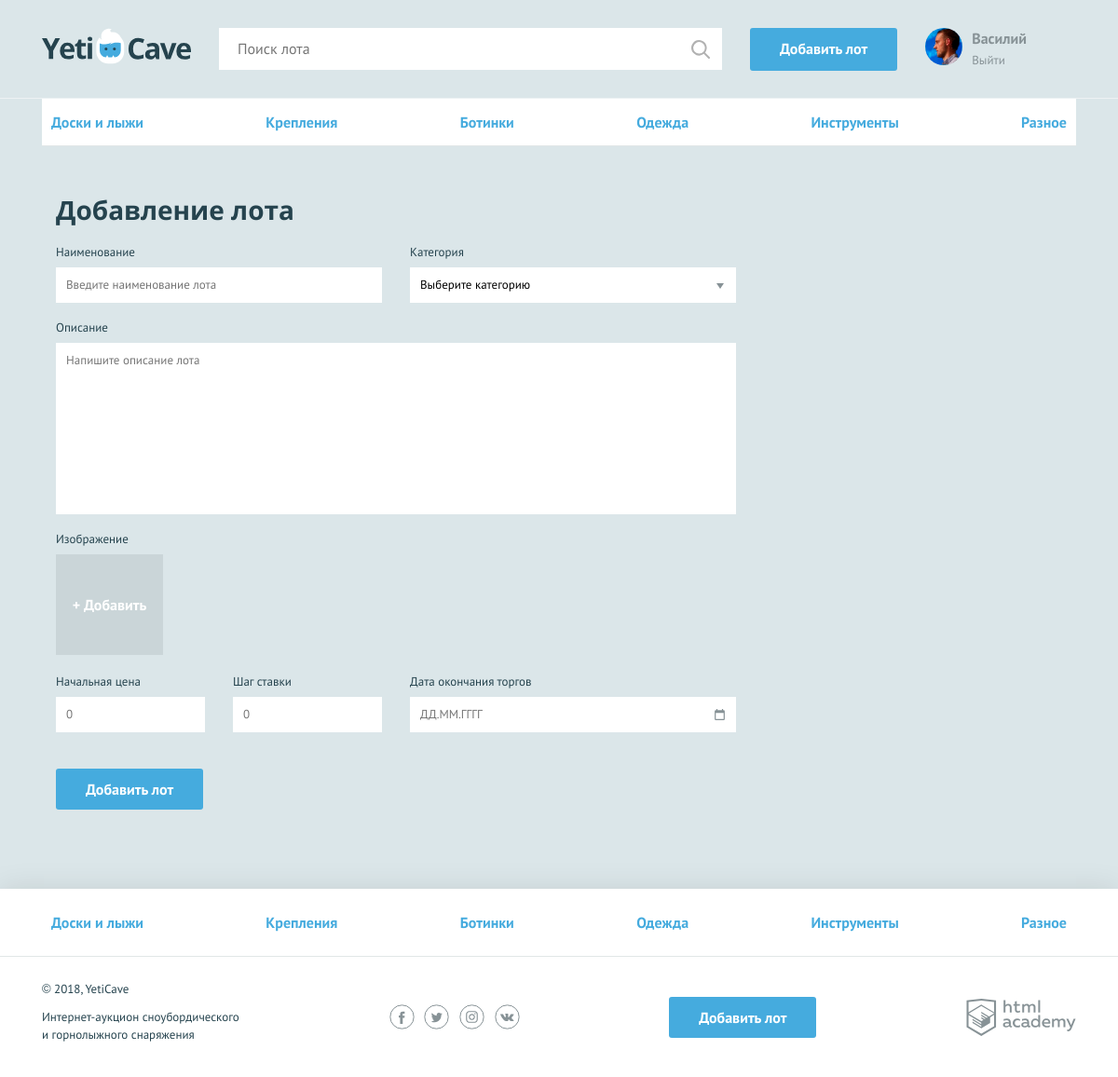
The page /add.php (signed in) on the database its author committed.
### tables this page shows
CREATE TABLE users (
  id                INT UNSIGNED AUTO_INCREMENT PRIMARY KEY,
  registration_date TIMESTAMP     NOT NULL DEFAULT CURRENT_TIMESTAMP,
  email             CHAR(255)     NOT NULL,
  name              CHAR(128)     NOT NULL,
  password          CHAR(255)     NOT NULL,
  avatar_path       CHAR(255),
  contacts          VARCHAR(1000) NOT NULL
);

CREATE TABLE categories (
  id   INT AUTO_INCREMENT PRIMARY KEY,
  name CHAR(128) NOT NULL
);

### functions.php (called while the page is built, shortened)
<?php
function connect_db() {
    $host = '127.0.0.1';
    $user = 'root';
    $password = '';
    $database = 'yeticave';
    $con = mysqli_connect($host, $user, $password, $database);
    mysqli_set_charset($con, 'utf-8');
    return $con;
}
function get_categories($con) {
    $sql = 'SELECT id, name FROM categories';
    $result = mysqli_query($con, $sql);
    return mysqli_fetch_all($result, MYSQLI_ASSOC);
}
function include_template($name, $data) {
    $name = 'templates/' . $name;
    extract($data);
    require_once $name;
    $result = ob_get_clean();
    return $result;
}
function get_user_info($con, $id) {
    $sql = "SELECT email, name, avatar_path FROM users WHERE id = $id";
    $res = mysqli_query($con, $sql);
    $user = mysqli_fetch_assoc($res);
    return [
        'id' => $id,
        'email' => $user['email'],
        'name' => $user['name'],
        'avatar' => $user['avatar_path']
    ];
}

### start_session.php (called while the page is built, shortened)
<?php
require_once 'functions.php';
$con = connect_db();
if (isset($_SESSION['user_id'])) {
    $user = get_user_info($con, $_SESSION['user_id']);
}

### templates/add.php (the view, shortened to what this page needs)
<?= include_template('_navigation.php', ['categories' => $categories]) ?>
<?php $form_class = isset($errors) ? 'form--invalid' : ''; ?>
<form class="form form--add-lot container <?= $form_class; ?>" action="add.php" method="post"
      enctype="multipart/form-data">
    <h2>Добавление лота</h2>
    <div class="form__container-two">
        <?php
        $field_name = 'lot-name';
        $input_class = isset($errors[$field_name]) ? 'form__item--invalid' : '';
        $input_value = $lot[$field_name] ?? '';
        ?>
        <div class="form__item <?= $input_class; ?>">
            <label for="lot-name">Наименование</label>
            <input id="lot-name" type="text" name="lot-name" placeholder="Введите наименование лота"
                   value="<?=htmlspecialchars($input_value); ?>">
        </div>
        <?php
        $field_name = 'category';
        $input_class = isset($errors[$field_name]) ? 'form__item--invalid' : '';
        ?>
        <div class="form__item <?= $input_class; ?>">
            <label for="category">Категория</label>
            <select id="category" name="category">
                <option disabled selected>Выберите категорию</option>
            </select>
        </div>
    </div>
    <?php
    $field_name = 'message';
    $input_class = isset($errors[$field_name]) ? 'form__item--invalid' : '';
    $input_value = $lot[$field_name] ?? '';
    ?>
    <div class="form__item form__item--wide <?= $input_class; ?>">
        <label for="message">Описание</label>
        <textarea id="message" name="message" placeholder="Напишите описание лота"><?=htmlspecialchars($input_value); ?></textarea>
    </div>
    <?php
    $field_name = 'lot-photo';
    $input_class = isset($errors[$field_name]) ? 'form__item--invalid' : '';
    ?>
    <div class="form__item form__item--file <?= $input_class; ?>">
        <label>Изображение</label>
        <div class="form__input-file">
            <label for="photo2">
                <span>+ Добавить</span>
            </label>
        </div>
    </div>
    <div class="form__container-three">
        <?php
        $field_name = 'lot-rate';
        $input_class = isset($errors[$field_name]) ? 'form__item--invalid' : '';
        $input_value = $lot[$field_name] ?? '';
        ?>
        <div class="form__item form__item--small <?= $input_class; ?>">
            <label for="lot-rate">Начальная цена</label>
            <input id="lot-rate" type="text" name="lot-rate" placeholder="0" value="<?=htmlspecialchars($input_value); ?>">
        </div>
        <?php
        $field_name = 'lot-step';
        $input_class = isset($errors[$field_name]) ? 'form__item--invalid' : '';
        $input_value = $lot[$field_name] ?? '';
        ?>
        <div class="form__item form__item--small <?= $input_class; ?>">
            <label for="lot-step">Шаг ставки</label>
            <input id="lot-step" type="text" name="lot-step" placeholder="0" value="<?=htmlspecialchars($input_value); ?>">
        </div>
        <?php
        $field_name = 'lot-date';
        $input_class = isset($errors[$field_name]) ? 'form__item--invalid' : '';
        $input_value = $lot[$field_name] ?? '';
        ?>
        <div class="form__item <?= $input_class; ?>">
            <label for="lot-date">Дата окончания торгов</label>
            <input class="form__input-date" id="lot-date" type="text" name="lot-date" placeholder="ДД.ММ.ГГГГ"
                   value="<?=htmlspecialchars($input_value); ?>">
        </div>
    </div>
    <button type="submit" class="button">Добавить лот</button>
</form>

### templates/_navigation.php
<nav class="nav">
    <ul class="nav__list container">
        <?php foreach($categories as $category): ?>
            <li class="nav__item">
                <a href="#"><?=$category['name']; ?></a>
            </li>
        <?php endforeach; ?>
    </ul>
</nav>

### templates/layout.php (shortened to what this page needs)
<!DOCTYPE html>
<html lang="ru">
    <head>
        <link href="css/normalize.min.css" rel="stylesheet">
        <link href="css/style.css" rel="stylesheet">
    </head>
    <body>
        <div class="page-wrapper">
            <header class="main-header">
                <div class="main-header__container container">
                    <a class="main-header__logo" href="index.php">
                        <img src="img/logo.svg" width="160" height="39" alt="Логотип компании YetiCave">
                    </a>
                    <form class="main-header__search" method="get" action="search.php">
                        <input type="search" name="search" placeholder="Поиск лота" value="<?=$user_search_query ?? ''?>">
                        <input class="main-header__search-btn" type="submit" name="find" value="Найти">
                    </form>
                    <a class="main-header__add-lot button" href="add.php">Добавить лот</a>
                    <nav class="user-menu">
                        <?php if ($user): ?>
                            <div class="user-menu__image">
                                <?php $img_src = $user['avatar'] ?? 'img/user.jpg' ?>
                                <img src="<?= $img_src; ?>" width="40" height="40" alt="Пользователь">
                            </div>
                            <div class="user-menu__logged">
                                <p><?= htmlspecialchars($user['name']); ?></p>
                                <a href="logout.php">Выйти</a>
                            </div>
                        <?php endif; ?>
                    </nav>
                </div>
            </header>
            <main class="container"><?=$content; ?></main>
        </div>
        <footer class="main-footer">
            <nav class="nav">
                <ul class="nav__list container">
                    <?php foreach($categories as $category): ?>
                        <li class="nav__item">
                            <a href="#"><?=$category['name']; ?></a>
                        </li>
                    <?php endforeach; ?>
                </ul>
            </nav>
            <div class="main-footer__bottom container">
                <div class="main-footer__copyright">
                    <p>© 2018, YetiCave</p>
                    <p>Интернет-аукцион сноубордического и горнолыжного снаряжения</p>
                </div>
                <div class="main-footer__social social">
                    <a class="social__link social__link--facebook" href="#">
                    </a>
                    <a class="social__link social__link--twitter" href="#">
                    </a>
                    <a class="social__link social__link--instagram" href="#">
                    </a>
                    <a class="social__link social__link--vkontakte" href="#">
                    </a>
                </div>
                <a class="main-footer__add-lot button" href="add.php">Добавить лот</a>
                <div class="main-footer__developed-by">
                    <a class="logo-academy" href="https://htmlacademy.ru/intensive/php">
                    </a>
                </div>
            </div>
        </footer>
    </body>
</html>

### rows shown on the page
users: avatar_path (placeholder picture), name "Василий"
categories: name "Доски и лыжи"
categories: name "Крепления"
categories: name "Ботинки"
categories: name "Одежда"
categories: name "Инструменты"
categories: name "Разное"
